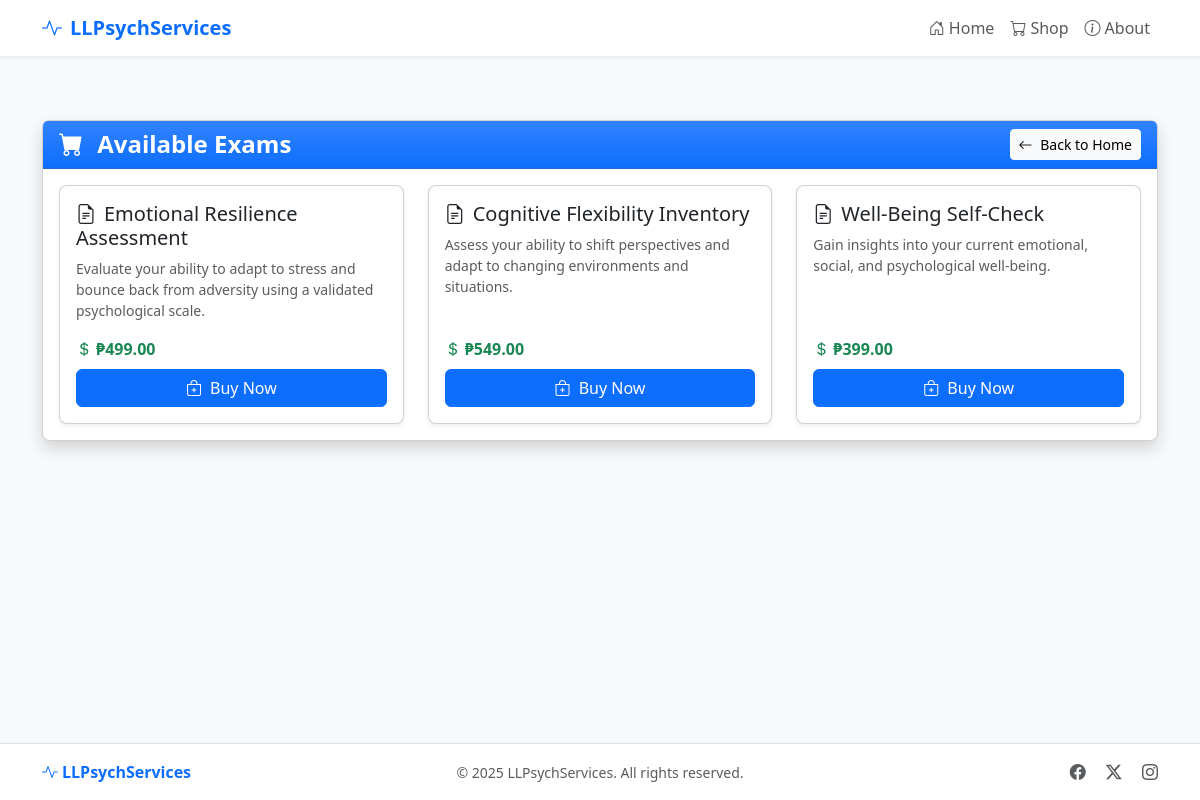
The page /shop on the database as committed earlier.
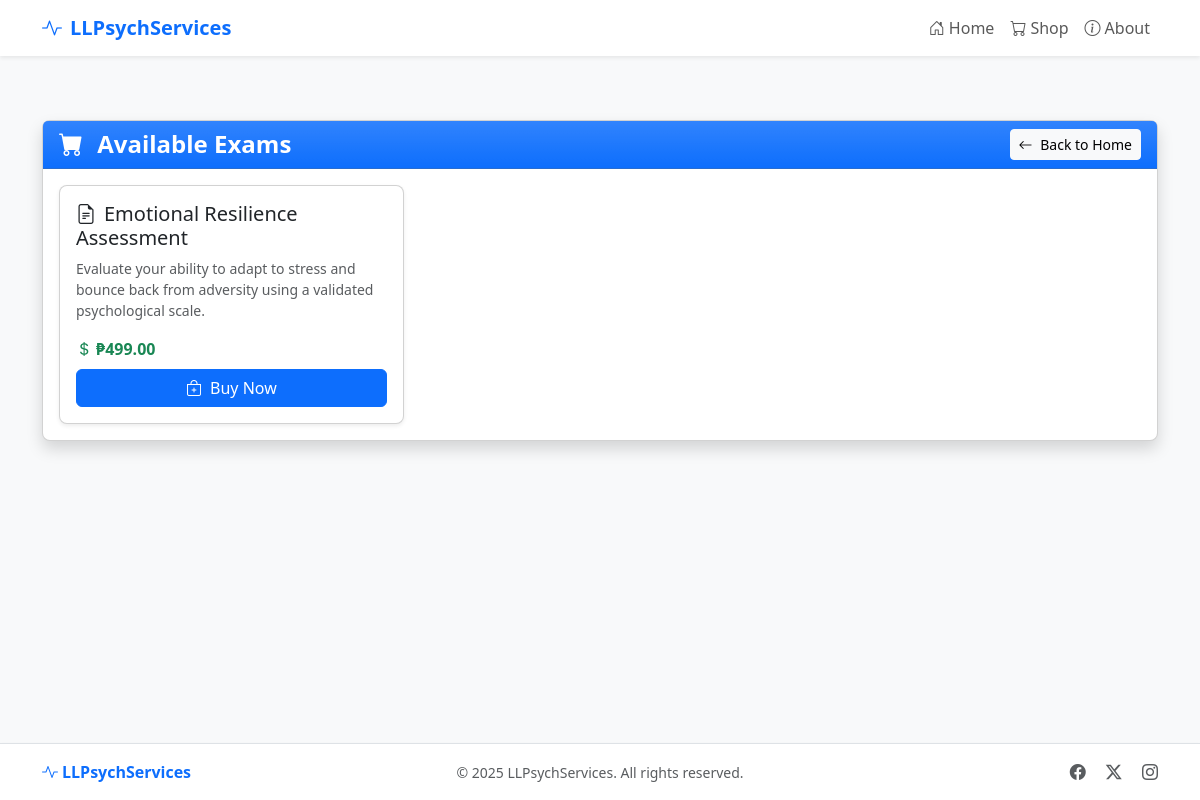
The same page on the database as committed later.
### app.py (models this page shows, shortened)
class Exam(db.Model):
    id = db.Column(db.Integer, primary_key=True)
    title = db.Column(db.String(100), nullable=False)
    exam_type = db.Column(db.String(20))  # 'content' or 'likert'
    description = db.Column(db.Text, nullable=False)
    price = db.Column(db.Float, nullable=False)
    content = db.Column(db.Text, nullable=False)
    questions = db.Column(db.Text, nullable=True)  # Stored as JSON
    exam_type = db.Column(db.String(20), default='content')  # 'content' or 'likert'
    created_at = db.Column(db.DateTime, default=datetime.utcnow)
    scoring_rules = db.Column(db.Text, nullable=True)

### app.py (the view)
@app.route('/shop')
def shop():
    exams = Exam.query.all()
    return render_template('shop.html', exams=exams)

### templates/shop.html (shortened to what this page needs)
{% extends 'base.html' %}
{% block content %}
<div class="container py-3 py-md-4">
  <div class="row justify-content-center">
    <div class="col-12">
      <div class="card shadow">
        <div class="card-header bg-primary bg-gradient text-white">
          <div class="d-flex flex-column flex-sm-row justify-content-between align-items-start align-items-sm-center">
            <h1 class="h4 mb-2 mb-sm-0 fw-bold">
              <i class="bi bi-cart-fill me-2"></i> Available Exams
            </h1>
            <a href="{{ url_for('index') }}" class="btn btn-light btn-sm">
              <i class="bi bi-arrow-left me-1"></i> Back to Home
            </a>
          </div>
        </div>
        <div class="card-body">
          <div class="row row-cols-1 row-cols-md-3 g-4">
            {% for exam in exams %}
            <div class="col">
              <div class="card h-100 shadow-sm">
                <div class="card-body d-flex flex-column">
                  <h5 class="card-title">
                    <i class="bi bi-file-earmark-text me-2"></i>{{ exam.title }}
                  </h5>
                  <p class="card-text text-muted small">{{ exam.description }}</p>
                  <div class="mt-auto">
                    <p class="fw-bold mb-2 text-success">
                      <i class="bi bi-currency-dollar me-1"></i>₱{{ "%.2f"|format(exam.price) }}
                    </p>
                    <a href="{{ url_for('buy', exam_id=exam.id) }}" class="btn btn-primary w-100">
                      <i class="bi bi-bag-plus me-1"></i> Buy Now
                    </a>
                  </div>
                </div>
              </div>
            </div>
            {% endfor %}
          </div>
        </div>
      </div>
    </div>
  </div>
</div>
{% endblock %}

Rows that differ between the two databases and show on the page:
removed Exam: title "Cognitive Flexibility Inventory", description "Assess your ability to shift perspectives and adapt to changing environments and situations.", price "549.00"
removed Exam: title "Well-Being Self-Check", description "Gain insights into your current emotional, social, and psychological well-being.", price "399.00"
